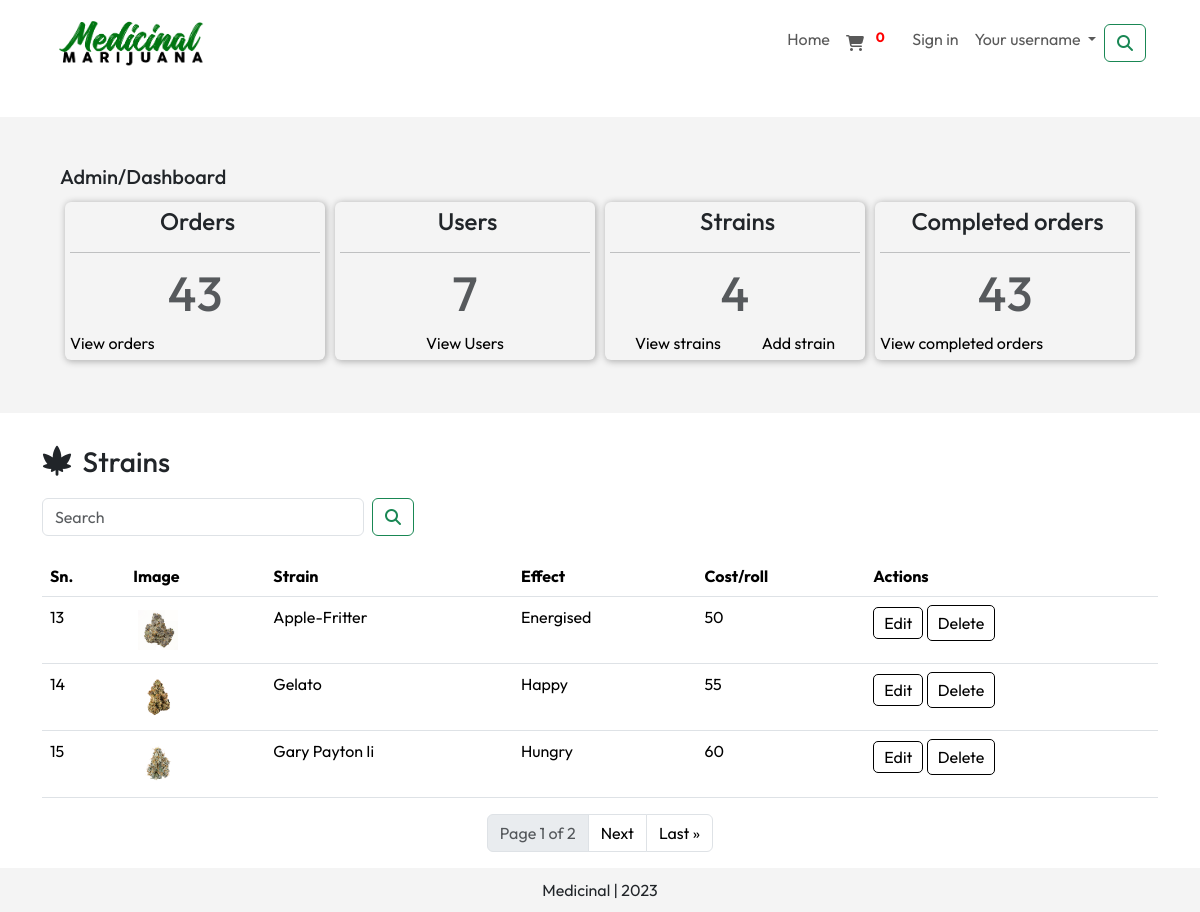
Screenshot of /strains/ with the database file from the repository.
### medicinalMarijuana/models.py (models this page shows, shortened)
class Strains(models.Model):
    strain_name = models.CharField(max_length=20, blank=False, null=False)
    thc = models.IntegerField()
    effect = models.CharField(max_length=50, blank=False, null=False)
    cost_blunt = models.IntegerField()
    product_image = models.ImageField(upload_to="strains/", blank=True, null=True)

### medicinalMarijuana/views.py (the view)
# urls.py: path('strains/', views.strains, name='strains'),
def strains(request):
    paginator = Paginator(Strains.objects.all().order_by('id'), 3)  # displays 4 products in a random order
    new_page = request.GET.get('page')
    strains = paginator.get_page(new_page)
    straincount = Strains.objects.all().count()
    userscount = User.objects.all().count()
    context = {'strains': strains, "straincount": straincount, "userscount": userscount}
    return render(request, 'admin/strains.html', context)

### medicinalMarijuana/templates/admin/strains.html (shortened to what this page needs)
{% extends 'base.html' %}
{% load static %}
{% block landingSection %}
    {% include 'admin/analytics.html' %}
    {% if strains %}
    <div class="container-fluid" id="straindiv">
        <div class="container"><h3><i class="fa-solid fa-cannabis" style="font-size:30px"></i>  Strains</h3>
        <form class="d-flex col-md-4 table-search" role="search" method="get" action="{% url 'searchresult' %}">
              <input class="form-control me-2" type="search" name="searchstrains" placeholder="Search" aria-label="Search" required>
              <button class="btn btn-outline-success" type="submit">
                  <i class="fa-solid fa-magnifying-glass"></i>
              </button>
            </form>
                <table class="table table-hover">
                          <thead>
                            <tr>
                              <th>Sn.</th>
                                <th>Image</th>
                               <th>Strain</th>
                              <th scope="col">Effect</th>
                              <th scope="col">Cost/roll</th>
                              <th scope="col">Actions</th>
                            </tr>
                          </thead>
                          <tbody>
                          {% for strain in strains %}
                        <tr>
                          <td>{{ strain.id }}</td>
                          <td><img src="/media/{{ strain.product_image }}" width="50" alt=""></td>
                          <td>{{ strain.strain_name }}</td>
                          <td>{{ strain.effect }}</td>
                          <td>{{ strain.cost_blunt }}</td>
                          <td>
                              <a href="/editstrain/{{ strain.id }}" class="btn-custom btn-custom-edit">Edit</a>
                              <button class="btn-custom btn-custom-delete" id="deletebtn">Delete</button>
                          </td>
                        </tr>
                          {% endfor %}
                      </tbody>
                    </table>
        </div>
    </div>
       <div class="container">
                <nav aria-label="Page navigation example">
              <ul class="pagination justify-content-center">
                <li class="page-item disabled"><a href="#" class="page-link">Page {{ strains.number }} of {{ strains.paginator.num_pages }}</a></li>
                {% if strains.has_next %}
                    <li class="page-item"><a class="page-link" href="?page={{ strains.next_page_number }}">Next</a></li>
                    <li class="page-item"><a class="page-link" href="?page={{ strains.paginator.num_pages }}">Last &raquo</a></li>
                {% endif %}
                 </ul>
        </nav>
    </div>
     {% else %}
    <p>No strains found</p>
    {% endif %}
{% endblock %}

### medicinalMarijuana/templates/base.html (shortened to what this page needs)
{% load static %}
<!doctype html>
<html lang="en">
  <head>
    <link href="https://cdn.jsdelivr.net/npm/bootstrap@5.3.2/dist/css/bootstrap.min.css" rel="stylesheet">
    <link rel="stylesheet" href="https://cdnjs.cloudflare.com/ajax/libs/font-awesome/6.4.2/css/all.min.css">
    <link rel="stylesheet" href="{% static 'css/styles.css' %}">
  </head>
  <body>
    <div class="container-fluid navbar-container sticky-top" >
        <div class="container">
            <nav class="navbar navbar-expand-lg">
        <div class="container-fluid">
          <a class="navbar-brand" href="{% url 'home' %}"><img src="{% static 'images/logo.png' %}" width="160" alt=""></a>
          <div class="collapse navbar-collapse" id="navbarSupportedContent">
            <ul class="navbar-nav ms-auto mb-2 mb-lg-0">
              <li class="nav-item">
                <a class="nav-link {% if nav == 'home' %} active-page {% endif %}" aria-current="page" href="{% url 'home' %}">Home</a>
              </li>
              <li class="nav-item">
                <a class="nav-link {% if nav == 'cart' %} active-page {% endif %}" href="{% url 'cart' %}"><i class="fa-solid fa-cart-shopping"></i><span class="badge badge-danger"><sup>0</sup></span></a>
              </li><li class="nav-item">
                <a class="nav-link {% if nav == 'signin' %} active-page {% endif %}" href="{% url 'loginform' %}">Sign in</a>
              </li>
              <li class="nav-item dropdown">
                <a class="nav-link dropdown-toggle" href="#" role="button" data-bs-toggle="dropdown" aria-expanded="false">
                  Your username
                </a>
              </li>
            </ul>
            <form class="d-flex" role="search">
              <a class="btn btn-outline-success" type="submit" id="searchIcon">
                  <i class="fa-solid fa-magnifying-glass"></i>
              </a>
            </form>
          </div>
        </div>
      </nav>
        </div>
    </div>
    {% block landingSection %}
    {% endblock %}
    <footer class="container-fluid footer bottom-fixed">
        Medicinal | 2023
    </footer>
  </body>
</html>

### medicinalMarijuana/templates/admin/analytics.html
<div class="container-fluid analytics-outer">
    <div class="container">
        <h5>Admin/Dashboard</h5>
        <div class="analytics">
        <div class="card" style="width: 14rem;">
          <div class="card-body admin-card">
            <h5 class="card-title">Orders</h5>
              <hr>
            <h6 class="card-subtitle mb-2 text-body-secondary">43</h6>
            <a href="{% url 'orders' %}" class="card-link">View orders</a>
          </div>
        </div>
        <div class="card" style="width: 14rem;">
          <div class="card-body admin-card">
            <h5 class="card-title">Users</h5>
              <hr>
            <h6 class="card-subtitle mb-2 text-body-secondary">{{ userscount }}</h6>
            <div class="straincardlinks">
                <a href="#" class="card-link">View Users</a>
            </div>
          </div>
        </div>
        <div class="card" style="width: 14rem;">
          <div class="card-body admin-card">
            <h5 class="card-title">Strains</h5>
              <hr>
            <h6 class="card-subtitle mb-2 text-body-secondary"> {{ straincount }}</h6>
            <div class="straincardlinks">
                <a href="{% url 'strains' %}" class="card-link">View strains</a>
                <a href="{% url 'addstrain' %}" class="card-link">Add strain</a>
            </div>
          </div>
        </div>
        <div class="card" style="width: 14rem;">
          <div class="card-body admin-card">
            <h5 class="card-title">Completed orders</h5>
              <hr>
            <h6 class="card-subtitle mb-2 text-body-secondary">43</h6>
            <a href="#" class="card-link">View completed orders</a>
          </div>
        </div>
    </div>
    </div>
    </div>

### static/css/styles.css (style rules this page uses)
* { margin: 0; padding: 0; box-sizing: border-box; font-family: 'Outfit', sans-serif; font-size: 16px; }
html { scroll-behavior: smooth; --bg-clr-one: #fffdfb; --bg-clr-two: #fffbf4; --bg-clr-three: #eef1f6; --primary-clr: #070707; --gold-clr: #DAA520; --primary-light-clr: #eaf3fa; --links-clr: #0f0f0f; --text-clr-one: black; --text-clr-two: white; --secondary-heading: #151515; }
body { margin: 0; padding: 0; position: relative; min-height: 100vh; }
a { text-decoration: none; color: black; }
.message h1, p, img { text-align: center; padding: 5px; }
.fa-cannabis { padding-right: 5px; }
.navbar-container { background: white; color: black; }
.navbar-brand { margin-left: 0; }
.card { flex-grow: 1; border: none; margin: 5px ; background: none; box-shadow: 1px 1px 6px 1px rgba(181,181,181,1); }
.card-title { margin-left: 5px; }
.card-body { padding: 5px 5px; }
.card-body > h5 { font-size: 16px; }
.badge-danger { color: red; font-size: 18px; }
.btn-custom { background: transparent; border-radius: 5px; border: 1px solid black; padding: 5px 10px; }
.page-link { color: black; }
.admin-card > h5 { font-size: 1.5rem; text-align: center; }
.admin-card > h6 { font-size: 3rem; text-align: center; }
.admin-card > a { text-align: right; }
.analytics { display: flex; flex-wrap: wrap; justify-content: space-between; }
.analytics-outer { margin: 2rem 0; padding: 3rem; background: #f4f4f4; }
.footer { background: #f4f4f4; padding: 10px; text-align: center; position: absolute; width: 100%; margin-bottom: 0; }
.pagination { text-align: center; }
.table-search { margin: 20px 0; }
.straincardlinks { display: flex; justify-content: space-evenly; }

### rows the page displays
Strains: id "13", product_image (picture), strain_name "Apple-Fritter", effect "Energised", cost_blunt "50"
Strains: id "14", product_image (picture), strain_name "Gelato", effect "Happy", cost_blunt "55"
Strains: id "15", product_image (picture), strain_name "Gary Payton Ii", effect "Hungry", cost_blunt "60"

### other values shown
{{ userscount }} "7"
{{ straincount }} "4"
{{ strains.number }} "1"
{{ strains.paginator.num_pages }} "2"
